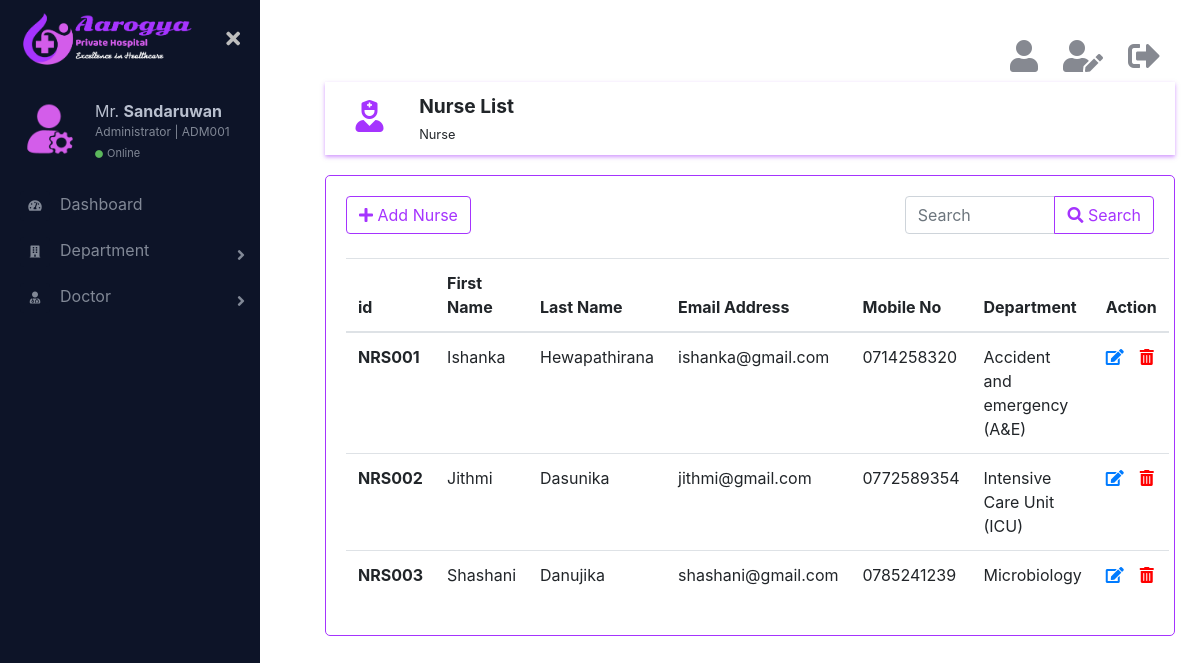
/html/nurseList.php (signed in), run on the app's committed database.
### tables this page shows
CREATE TABLE IF NOT EXISTS `nurse` (
  `id` char(6) NOT NULL,
  `firstName` varchar(20) NOT NULL,
  `lastName` varchar(20) NOT NULL,
  `email` varchar(100) NOT NULL,
  `mobile` char(10) NOT NULL,
  `department` char(3) NOT NULL,
  `is_deleted` int(11) NOT NULL,
  PRIMARY KEY (`id`)
);

CREATE TABLE IF NOT EXISTS `department` (
  `id` char(3) NOT NULL,
  `name` varchar(50) NOT NULL,
  `description` text NOT NULL,
  `department_head` char(6) NOT NULL,
  `is_deleted` int(11) NOT NULL,
  PRIMARY KEY (`id`)
);

### html/nurseList.php (the view, shortened to what this page needs)
<?php
    require_once('../connection/connection.php');
?>
<!DOCTYPE html>
<html lang="en">
    <head>
        <link rel="stylesheet" href="../css/bootstrap.min.css">
        <link href="https://cdnjs.cloudflare.com/ajax/libs/font-awesome/5.10.0-11/css/all.css" rel="stylesheet">
        <link href="../css/main.css" rel="stylesheet">
    </head>
    <body>
        <div class="page-wrapper chiller-theme toggled">
            <?php
                require_once('sidebar.php');
            ?>
            <main class="page-content">
                <div class="container">
                    <?php
                        require_once('logoutbar.php');
                    ?>
                    <div class="row topic">
                        <div class="col-md-1 topic-logo">
                            <i class="fas fa-user-nurse fa-2x"></i>
                        </div>
                        <div class="col-md-11">
                            <span class="font-weight-bold"><big>Nurse List</big><br><small>Nurse</small></span>
                        </div>
                    </div>
                    <div class="row">
                        <div class="col-md-12 form">
                            <div class="row">
                                <div class="col-md-8">
                                    <a href="addNurse.php" ><button type="button" class="btn btn-outline-primary"><i class="fas fa-plus"></i>  Add Nurse</button></a>
                                </div>
                                <div class="col-md-4">
                                    <form action="nurseList.php" method="get">
                                        <div class="input-group">
                                            <input type="search" name="searchTxt" class="form-control" placeholder="Search">
                                            <div class="input-group-append">
                                                <button class="btn btn-outline-primary" type="submit" name="search"><i class="fas fa-search"></i> Search</button>
                                            </div>
                                        </div>
                                    </form>
                                </div>
                            </div>
                            <br>
                            <table class="table">
                              <thead>
                                  <tr>
                                      <th scope="col">id</th>
                                      <th scope="col">First Name</th>
                                      <th scope="col">Last Name</th>
                                      <th scope="col">Email Address</th>
                                      <th scope="col">Mobile No</th>
                                      <th scope="col">Department</th>
                                      <?php
                                        if($_SESSION['role'] == 'admin'){
                                            echo "<th scope='col'>Action</th>";
                                        }
                                    ?>
                                  </tr>
                              </thead>
                              <tbody>
                                  <?php
                                    if(isset($_GET['search'])){
                                        $search =  mysqli_real_escape_string($con,$_GET['searchTxt']);
                                        $query = "SELECT nu.*, de.name as dName FROM `nurse` nu,`department` de  WHERE nu.is_deleted = 0 AND de.id = nu.department AND nu.`id` LIKE '{$search}%' OR nu.`firstName` LIKE '{$search}%' OR nu.`lastName` LIKE '{$search}%' ORDER BY `id`";
                                    } else {
                                        $query = "SELECT nu.*, de.name as dName FROM `nurse` nu,`department` de  WHERE nu.is_deleted = 0 AND de.id = nu.department ORDER BY `id`";
                                    }
                                    $result_set = mysqli_query($con,$query);
                                    if (mysqli_num_rows($result_set) >= 1) {
                                        while($nur = mysqli_fetch_assoc($result_set)){
                                            echo "<tr>";
                                            echo "<th scope='row'>".$nur['id']."</th>";
                                            echo "<td>".$nur['firstName']."</td>";
                                            echo "<td>".$nur['lastName']."</td>";
                                            echo "<td>".$nur['email']."</td>";
                                            echo "<td>".$nur['mobile']."</td>";
                                            echo "<td>".$nur['dName']."</td>";
                                            if($_SESSION['role'] == 'admin'){
                                                echo "<td><a href=\"#\"><i class='fas fa-edit mr-3' data-toggle='tooltip' title='Edit'></i></a><a href='nurseList.php?id={$nur['id']}' onclick=\"return confirm('Are you sure to delete this information ?');\"><i class='fas fa-trash-alt' data-toggle='tooltip' title='Delete' style='color:red;'></i></a></td>";
                                            }
                                            echo "</tr>";
                                        }
                                    } else {
                                        echo "<tr><td><h4 class='text-danger'>No records</h4></td></tr>";
                                    }
                                  ?>
                              </tbody>
                            </table>
                        </div>
                    </div>
                </div>
            </main>
        </div>
    </body>
</html>

### css/main.css (style rules this page uses)
.page-wrapper .sidebar-wrapper, .sidebar-wrapper .sidebar-brand > a, .sidebar-wrapper .sidebar-dropdown > a:after, .sidebar-wrapper .sidebar-menu .sidebar-dropdown .sidebar-submenu li a:before, .sidebar-wrapper ul li a i, .page-wrapper .page-content, .sidebar-wrapper .sidebar-search input.search-menu, .sidebar-wrapper .sidebar-search .input-group-text, .sidebar-wrapper .sidebar-menu ul li a, #show-sidebar, #close-sidebar { -webkit-transition: all 0.3s ease; -moz-transition: all 0.3s ease; -ms-transition: all 0.3s ease; -o-transition: all 0.3s ease; transition: all 0.3s ease; }
.page-wrapper { height: 100vh; }
@media screen and (min-width: 700px) { .page-wrapper.toggled .page-content { padding-left: 300px; } }
.page-wrapper .page-content { display: inline-block; width: 100%; padding-left: 0px; padding-top: 20px; }
.page-wrapper .page-content > div { padding: 20px 40px; }
.page-wrapper .page-content { overflow-x: hidden; }
.topic { box-shadow: 0 2px 4px rgba(165, 52, 254, 0.5); padding: 10px; }
.topic-logo { display: inline-block; text-align: center; color: rgb(165, 52, 254); margin-top: 8px; }
.form { margin-top: 20px; border: 1px solid rgb(165, 52, 254); border-radius: 5px; padding: 20px; }

### data on the page
nurse: id "NRS001", firstName "Ishanka", lastName "Hewapathirana", email "ishanka@gmail.com", mobile "0714258320", department.name "Accident and emergency (A&E)"
nurse: id "NRS002", firstName "Jithmi", lastName "Dasunika", email "jithmi@gmail.com", mobile "0772589354", department.name "Intensive Care Unit (ICU)"
nurse: id "NRS003", firstName "Shashani", lastName "Danujika", email "shashani@gmail.com", mobile "0785241239", department.name "Microbiology"

### other printed values
$_SESSION['lastName'] "Sandaruwan"
$_SESSION['id'] "ADM001"
